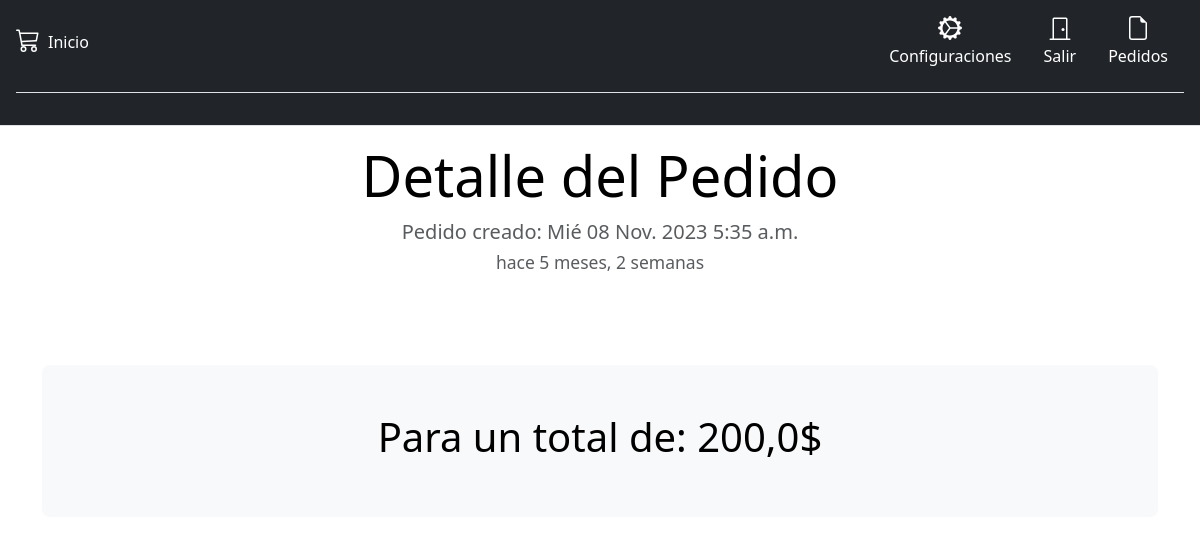
The page /usuario/1/detalle/14/pedido/ (signed in) on the database its author committed.
### apps/home/models.py (models this page shows, shortened)
class Pedido(models.Model):
	usuario = models.ForeignKey(
		Usuario,
		on_delete = models.SET_NULL,
		blank=True,
		null=True,
		related_name='pedidos'
	)
	total = models.FloatField(default = 0.0)
	creado = models.DateTimeField(auto_now_add=True)
	activo = models.BooleanField(default = True)
	class Meta:
		verbose_name = 'Pedido'
		verbose_name_plural = 'Pedidos'
		ordering = ['-creado']

### apps/home/views.py (the view)
@require_http_methods(['GET'])
@login_required(login_url = reverse_lazy('usuarios:login'))
def detalle_pedido_usuario(request, usuario_id = None,pedido_id = None):
	pedido = models.Pedido.objects.get(id = pedido_id, usuario_id = usuario_id)
	detalle_pedido = models.DetallePedido.objects.prefetch_related(
		Prefetch('productos')
	).filter(pedido_id = pedido.id)
	context = {
		'pedido': pedido,
		'detalle_pedido': detalle_pedido
	}
	return render(request, 'home/detalle_pedido.html', context)

### apps/home/context_processors.py (called while the page is built)
def saludo(request):
	return {'signo': '$'}

### templates/home/detalle_pedido.html (shortened to what this page needs)
{% extends "base/base.html" %}
{% load humanize %}
{% block content %}
	<div class="pricing-header p-3 pb-md-4 mx-auto text-center">
		<h1 class="display-4 fw-normal text-body-emphasis">Detalle del Pedido</h1>
		<p class="fs-5 text-body-secondary">
			Pedido creado:  {{pedido.creado|date:"D d N Y P"}}  <br>
			<small> {{pedido.creado|naturaltime}}</small>
		</p>
	</div>
	<div class="container my-5">
	  	<div class="p-5 bg-body-tertiary rounded-3 text-center">
			<h3 class="display-6 fw-normal text-body-emphasis">Para un total de: {{pedido.total}}{{signo}}</h3>
		</div>
	</div>
{% endblock content %}

### rows shown on the page
Pedido: creado "Mié 08 Nov. 2023 5:35 a.m.", creado "hace 5 meses, 2 semanas", total "200,0"

### other values the page prints
{{ signo }} "$"
